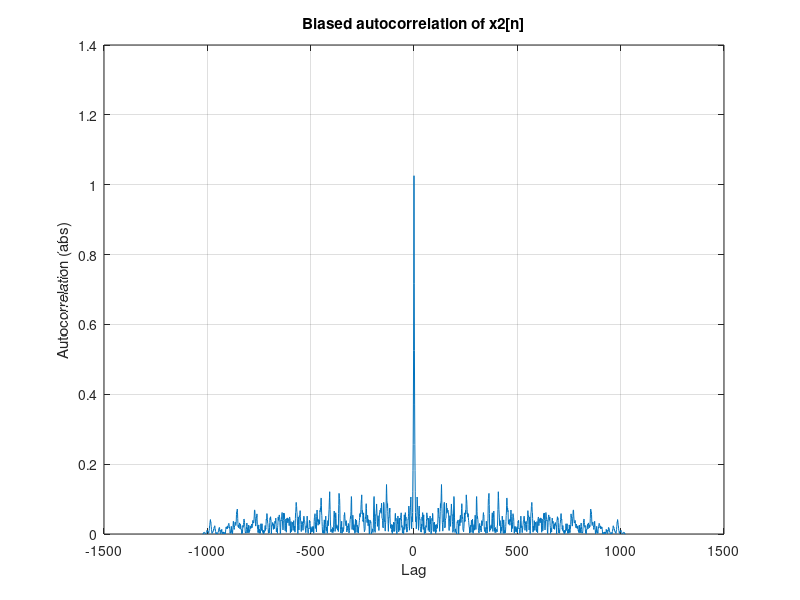
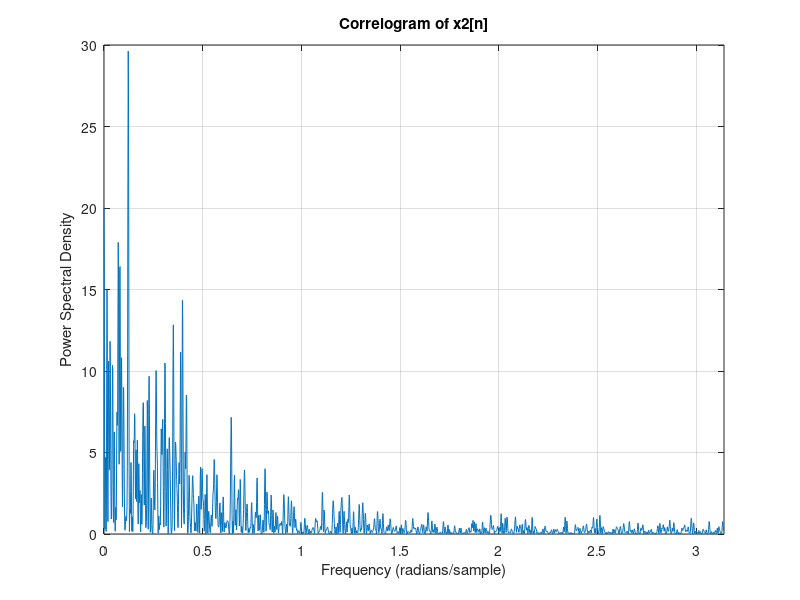
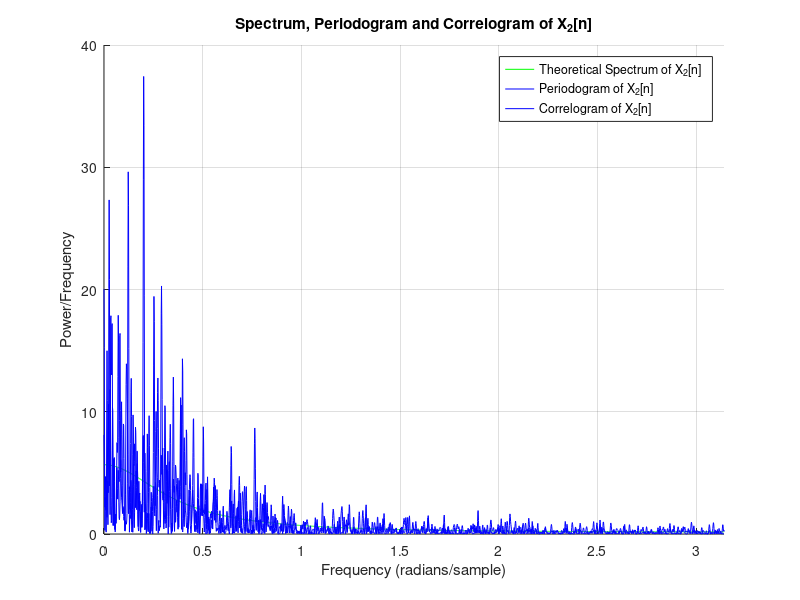

Source code (MATLAB) for these figures, in order:
% question2_x2.m
% Generate AR(1) x2[n], compute autocorrelation, correlogram and compare periodogram
close all; clear; clc;

N = 1024;
sigma2 = sqrt(0.51);
w2 = sigma2 * randn(1, N);

% Generate AR(1) process x2(n) = 0.7 x2(n-1) + w2(n)
x2 = zeros(1, N);
a = 0.7;
for n = 2:N
    x2(n) = a * x2(n-1) + w2(n);
end

% Autocorrelation (biased)
r = xcorr(x2, 'biased');
lags = -N+1 : N-1;

% Plot autocorrelation
figure;
plot(lags, abs(r));
title('Biased autocorrelation of x2[n]');
xlabel('Lag');
ylabel('Autocorrelation (abs)');
grid on;

% Correlogram
omega = linspace(0, pi, 2049);
Pxx = zeros(1, length(omega));
for k = 1:length(omega)
    Pxx(k) = sum(r .* exp(-1j * omega(k) * lags));
end

figure;
plot(omega, abs(Pxx));
title('Correlogram of x2[n]');
xlabel('Frequency (radians/sample)');
ylabel('Power Spectral Density');
xlim([0 pi]);
grid on;

% Theoretical spectrum
w = linspace(0, pi, 2049);
sxx2 = 0.51 ./ (1.49 - 1.4 * cos(w));

% Periodogram comparison
figure;
hold on;
plot(w, sxx2, 'g', 'DisplayName', 'Theoretical Spectrum of X_2[n]');

N2 = 4096;
x2p = [x2, zeros(1, N2 - N)];
X2 = fft(x2p);
Pxx_per = (1/N) * abs(X2).^2;
freq = linspace(0, 2*pi, N2);
plot(freq, Pxx_per, 'b', 'DisplayName', 'Periodogram of X_2[n]');

% Correlogram (another realization)
w2 = sigma2 * randn(1, N);
x2 = zeros(1, N);
for n = 2:N
    x2(n) = a * x2(n-1) + w2(n);
end
r = xcorr(x2, 'biased');
Pxx_corr = zeros(1, length(omega));
for k = 1:length(omega)
    Pxx_corr(k) = sum(r .* exp(-1j * omega(k) * lags));
end
plot(omega, abs(Pxx_corr), 'b', 'DisplayName', 'Correlogram of X_2[n]');

title('Spectrum, Periodogram and Correlogram of X_2[n]');
xlabel('Frequency (radians/sample)');
ylabel('Power/Frequency');
xlim([0 pi]);
legend;
grid on;
hold off;
